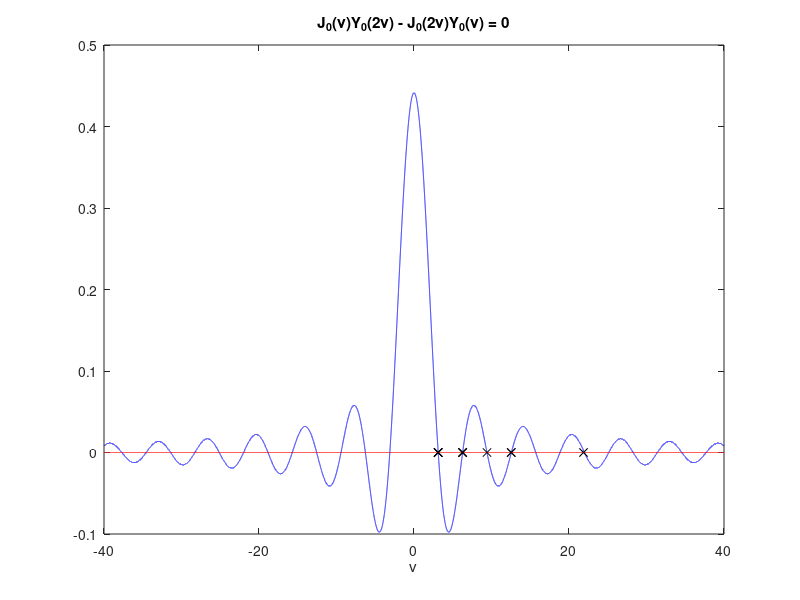

The MATLAB script that drew this image: (Note: this script raises an error after producing the figure.)
%% hw 3 
%% problem 12.7
close all
clear 
clc

%demonstration of code working
N = 10000; %N = 10^5
f = @(z) log(1 + 0.5*z); 

jj = 1:N; %the index of the taylor coefficient
theta = jj*2*pi/N; 
g = f(exp(1i*theta)); 
a_n = 1/N*fft(g); 
first_twenty = real(a_n(1:20)); 

for ii = 1:20
    fprintf('The %dth coefficient of the Taylor series expansion is %0.5f\n',ii-1,first_twenty(ii))
end

%asymptotic convergence 
L = 15; %number of trials we will run 
N_eval = logspace(2,5,L);
E = zeros(1,L-1); 
previous = zeros(20,1);
count = 1; 

for N = N_eval
    jj = 1:N; %the index of the taylor coefficient
    theta = jj*2*pi/N; 
    g = f(exp(1i*theta)); 
    a_n = 1/N*fft(g); 
    first_twenty = real(a_n(1:20)); 
    error = norm(first_twenty - previous,inf); %compute the error 
    E(count) = error; %store the error 
    
    %update 
    previous = first_twenty; 
    count = count + 1; 
end

loglog(N_eval,E)
title('plot of error vs. points used')
xlabel('N, number of points used')
ylabel('Error')

%% 11.1 
%eigenvalues of Laplacian on annulus from analytical solution 
close all
clear 
clc 

eqn = @(alpha) besselj(0,alpha).*bessely(0,2*alpha) - bessely(0,alpha).*besselj(0,2*alpha);
max = 40;
xx = -max:0.001:max;
yy = eqn(xx); 
yyzero = 0*xx; 
plot(xx,yy,'b',xx,yyzero,'r')
title('J_0(\nu)Y_0(2\nu) - J_0(2\nu)Y_0(\nu) = 0')
xlabel('\nu')

test = 1:60; 
nu_crit = fsolve(eqn,test); 

alpha = zeros(11,1); 
alpha(1) = nu_crit(1); 
do_nothing = 0;

count = 1; 
for ii = 1:60
    %determination of whether or not the solutions in holla are close
    if abs(nu_crit(ii) - nu_crit(ii+1)) < 1e-6 %i.e. the two consecutive entries are sufficiently close
        do_nothing = do_nothing + 1;  
    else %they are not sufficiently close 
        alpha(count + 1) = nu_crit(ii + 1); 
        count = count + 1; 
    end
    
    %termination of search 
    if count > 10
        break
    end
end

hold on 
plot(alpha,zeros(size(alpha)),'kx')
alpha = alpha.^2; %fam contains the eigenvalues of the laplacian on the annulus
alpha = alpha(1:10); %to make sure we only get the 10

%eigenvalues of Laplacian from Chebyshev matrices
N = 28; 
[D,x] = cheb(N); 
r = x/2 + 3/2; %define r on [1,2]
D = 2*D; %need to rescale the differentiation matrix. 
D2 = D^2; 
D1 = D;
D1r = diag(1./r) * D1; 

D2 = D2(2:N,2:N); 
D1r = D1r(2:N,2:N); 

L = D2 + D1r; 
L = -L; 
eigen = sort(eig(L));
eigen10 = eigen(1:10); 

for ii = 1:10
    fprintf('The eigenvalue as computed from solving the Sturm-Liouville problem is %4.8f \n The eigenvalue as computed by Chebyshev matrices is %4.8f \n',alpha(ii),eigen10(ii))
end

%% problem 10.4
close all
clear all 
clc 

N = 26; 
[D,x] = cheb(N); 
D2 = D^2; 
D2 = D2(2:N,2:N); 

F = @(u) D2*u + exp(u); 
dx = abs(x(2:end) - x(1:end-1)); 
hmin = min(dx); 
dt = 1/10*hmin^2; 
zeroindex = find(abs(x) < 1e-6); 

u = zeros(N-1,1); %u is a column of zeros; 
M = ceil(3.5/dt); %maximum number of iterations
for ii = 1:3*M
    k1 = dt*F(u);
    k2 = dt*F(u + k1/2); 
    k3 = dt*F(u + k2/2);
    k4 = dt*F(u + k3); 
    u = u + 1/6*(k1 + 2*k2 + 2*k3 + k4);
    u0 = u(zeroindex);
    if ii == M
        heat = u0; 
    elseif abs(u0 - 5) < 1e-3
        time = ii*dt;
        break
    end
    
end
 
parta_answer = heat; 

fprintf('u(0,3.5) = %2.8f \n The time t for which u(0,t) = 5 is %2.8f\n',parta_answer,time) 
